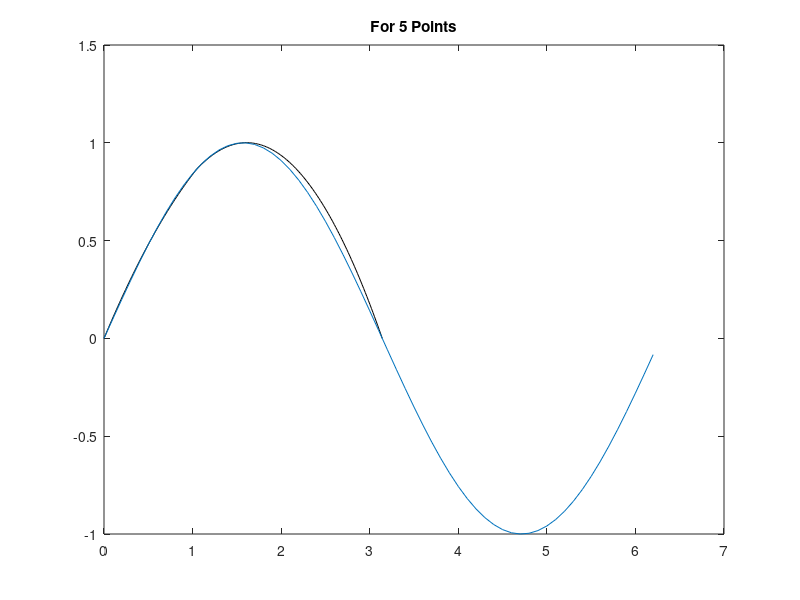

The MATLAB source for this figure:
% 5 sayi verdigimiz kisim
array1=[];
x3=0*pi;
x4=pi/6;
x5=pi/3;
x6=pi/2;
x7=pi;

y3=0;
y4=0.5;
y5=0.866;
y6=1;
y7=0;

iter1=1;
iter2=61;
iter3=91;


for x=(0*pi):pi/180:(pi/3)
    
    result1=(((x-x4)*(x-x5))/((x3-x4)*(x3-x5)))*y3+(((x-x3)*(x-x5))/((x4-x3)*(x4-x5)))*y4+(((x-x3)*(x-x4))/((x5-x3)*(x5-x4)))*y5;
    array1(iter1)=result1;
    iter1=iter1+1;
    
end

for x=(pi/3):pi/180:(pi/2)
    
    result2=(((x-x5)*(x-x6))/((x4-x5)*(x4-x6)))*y4+(((x-x4)*(x-x6))/((x5-x4)*(x5-x6)))*y5+(((x-x4)*(x-x5))/((x6-x4)*(x6-x5)))*y6;
    array1(iter2)=result2;
    iter2=iter2+1;

end
for x=(pi/2):pi/180:(pi)
    
    result3=(((x-x6)*(x-x7))/((x5-x6)*(x5-x7)))*y5+(((x-x5)*(x-x7))/((x6-x5)*(x6-x7)))*y6+(((x-x5)*(x-x6))/((x7-x5)*(x7-x6)))*y7;
    array1(iter3)=result3;
    iter3=iter3+1;

end

Xn1=(0*pi):pi/180:(pi);



plot(Xn1,array1,'k');
title('For 5 Points');
hold on;

x = 0 : .1 : 2*pi; 
y = sin(x); 
plot(x, y) 
